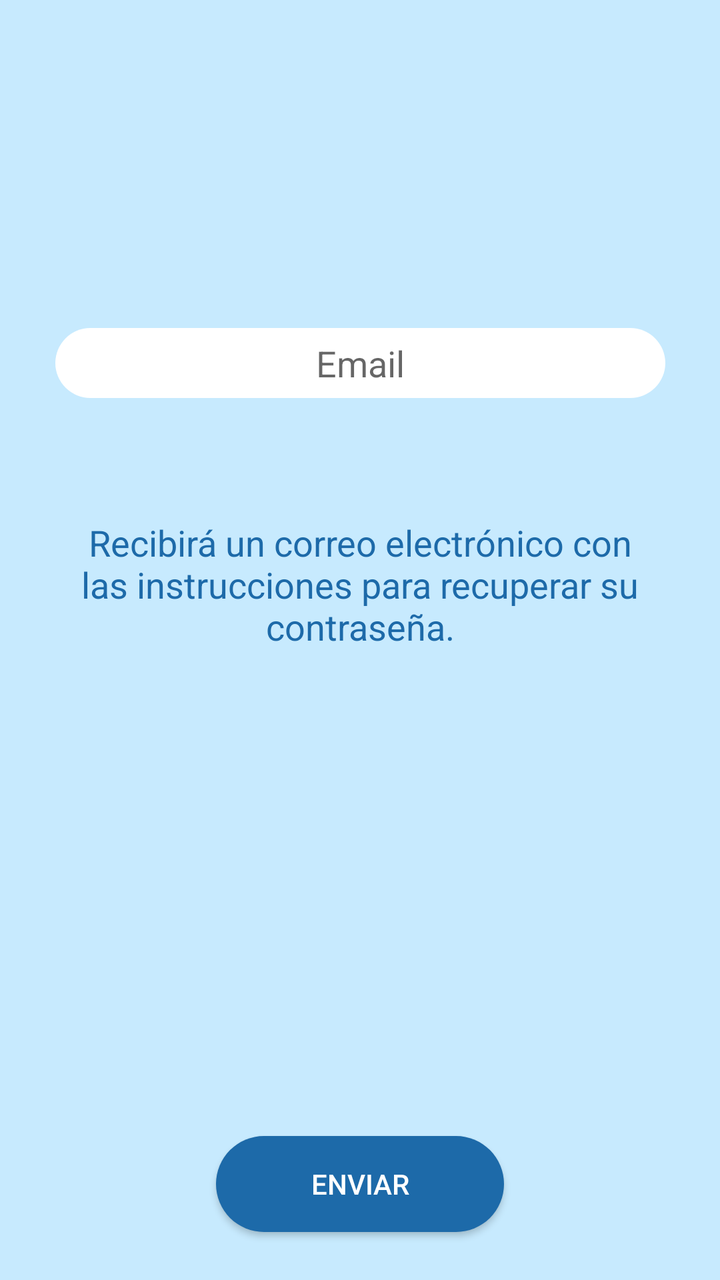
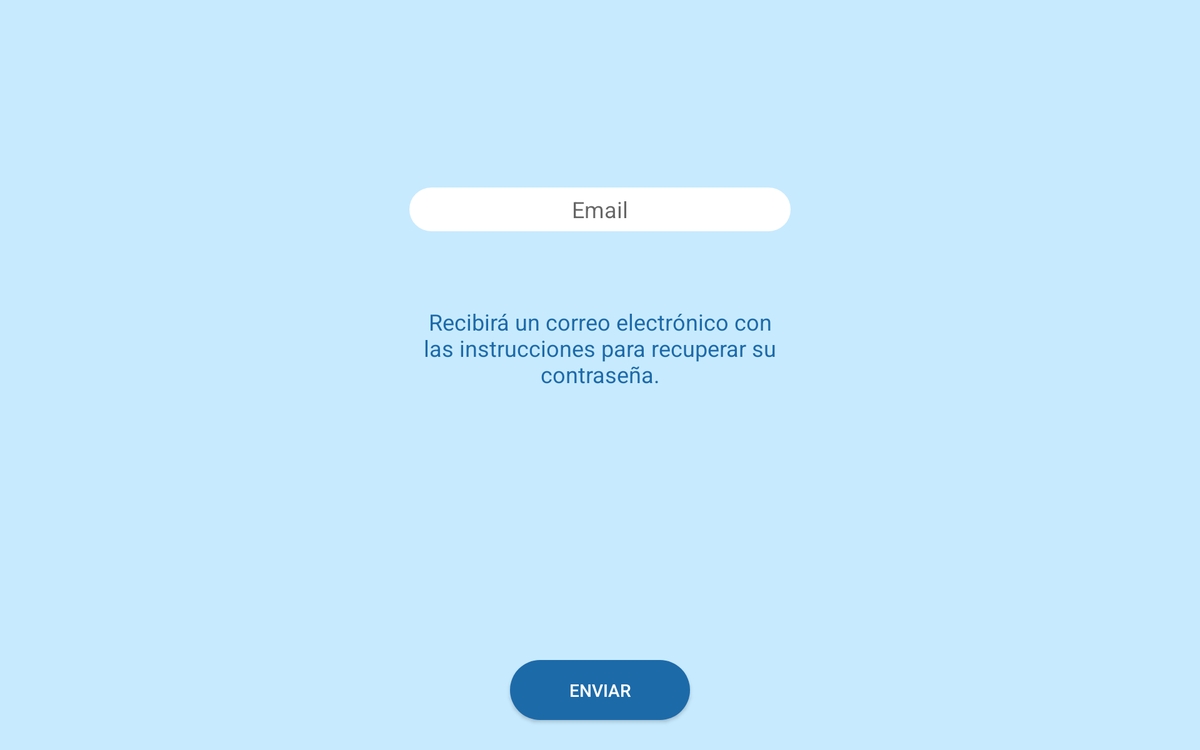

One screen, two layout resources from the same app: the default and the repository's alternative for another configuration. Each is rendered where Android would select it; the XML of both is given below.
<!-- AndroidManifest.xml: application theme AppTheme -->
<!-- res/layout/activity_vista_recuperar_password.xml -->
<?xml version="1.0" encoding="utf-8"?>
<android.support.constraint.ConstraintLayout xmlns:android="http://schemas.android.com/apk/res/android"
    xmlns:app="http://schemas.android.com/apk/res-auto"
    xmlns:tools="http://schemas.android.com/tools"
    android:layout_width="match_parent"
    android:layout_height="match_parent"
    android:background="@color/fondo">

    <EditText
        android:id="@+id/entradaEmail"
        android:layout_width="305dp"
        android:layout_height="35dp"
        android:layout_marginStart="8dp"
        android:layout_marginTop="164dp"
        android:layout_marginEnd="8dp"
        android:background="@drawable/cuadro_texto_redondeado"
        android:ems="10"
        android:hint="@string/email"
        android:inputType="textEmailAddress"
        android:textAlignment="center"
        app:layout_constraintEnd_toEndOf="parent"
        app:layout_constraintHorizontal_bias="0.507"
        app:layout_constraintStart_toStartOf="parent"
        app:layout_constraintTop_toTopOf="parent" />

    <TextView
        android:id="@+id/mensajeRegistro"
        android:layout_width="305dp"
        android:layout_height="86dp"
        android:layout_marginStart="8dp"
        android:layout_marginTop="60dp"
        android:layout_marginEnd="8dp"
        android:text="@string/mensaje_registro"
        android:textAlignment="center"
        android:textColor="@color/letras_principales"
        android:textSize="18sp"
        app:layout_constraintEnd_toEndOf="parent"
        app:layout_constraintStart_toStartOf="parent"
        app:layout_constraintTop_toBottomOf="@+id/entradaEmail" />

    <Button
        android:id="@+id/botonEnviar"
        android:layout_width="144dp"
        android:layout_height="wrap_content"
        android:layout_marginStart="8dp"
        android:layout_marginTop="8dp"
        android:layout_marginEnd="8dp"
        android:layout_marginBottom="24dp"
        android:background="@drawable/boton_redondo"
        android:text="@string/botonEnviar"
        android:textColor="@color/letras"
        app:layout_constraintBottom_toBottomOf="parent"
        app:layout_constraintEnd_toEndOf="parent"
        app:layout_constraintStart_toStartOf="parent"
        app:layout_constraintTop_toBottomOf="@+id/mensajeRegistro"
        app:layout_constraintVertical_bias="1.0" />
</android.support.constraint.ConstraintLayout>
<!-- resources referenced by this layout -->
<resources>
  <color name="fondo">#c7eafe</color>
  <color name="letras">#FFFFFF</color>
  <color name="letras_principales">#1d6aa9</color>
  <!-- drawable boton_redondo (drawable) -->
  <?xml version="1.0" encoding="utf-8"?>
  <shape xmlns:android="http://schemas.android.com/apk/res/android">
      <solid android:color="#1d6aa9"></solid>
      <corners android:radius="30dp"></corners>
  
  </shape>
  <!-- drawable cuadro_texto_redondeado (drawable) -->
  <?xml version="1.0" encoding="utf-8"?>
  <shape xmlns:android="http://schemas.android.com/apk/res/android">
      <corners android:radius="30dp"></corners>
      <solid android:color="#FFFFFF"></solid>
  
  </shape>
  <string name="botonEnviar">Enviar</string>
  
  
      //Mensajes
  <string name="email">Email</string>
  <string name="mensaje_registro">Recibirá un correo electrónico con las instrucciones para recuperar su contraseña.</string>
  
  
      //Texto
  <style name="AppTheme" parent="Theme.AppCompat.Light.DarkActionBar">
          
          <item name="colorPrimary">@color/colorPrimary</item>
          <item name="colorPrimaryDark">@color/colorPrimaryDark</item>
          <item name="colorAccent">@color/colorAccent</item>
  
  
      </style>
  <color name="colorPrimary">#008577</color>
  <color name="colorPrimaryDark">#00574B</color>
  <color name="colorAccent">#D81B60</color>
</resources>
<!-- res/layout-sw600dp-land/activity_vista_recuperar_password.xml (the repository's variant of the layout above) -->
<!-- drawn on a 7-inch tablet turned sideways -->
<?xml version="1.0" encoding="utf-8"?>
<android.support.constraint.ConstraintLayout xmlns:android="http://schemas.android.com/apk/res/android"
    xmlns:app="http://schemas.android.com/apk/res-auto"
    xmlns:tools="http://schemas.android.com/tools"
    android:layout_width="match_parent"
    android:layout_height="match_parent"
    android:background="@color/fondo">

    <EditText
        android:id="@+id/entradaEmail"
        android:layout_width="305dp"
        android:layout_height="35dp"
        android:layout_marginStart="8dp"
        android:layout_marginTop="150dp"
        android:layout_marginEnd="8dp"
        android:layout_marginBottom="8dp"
        android:background="@drawable/cuadro_texto_redondeado"
        android:ems="10"
        android:hint="@string/email"
        android:inputType="textEmailAddress"
        android:textAlignment="center"
        app:layout_constraintBottom_toBottomOf="parent"
        app:layout_constraintEnd_toEndOf="parent"
        app:layout_constraintStart_toStartOf="parent"
        app:layout_constraintTop_toTopOf="parent"
        app:layout_constraintVertical_bias="0.0" />

    <TextView
        android:id="@+id/mensajeRegistro"
        android:layout_width="305dp"
        android:layout_height="86dp"
        android:layout_marginStart="8dp"
        android:layout_marginTop="60dp"
        android:layout_marginEnd="8dp"
        android:text="@string/mensaje_registro"
        android:textAlignment="center"
        android:textColor="@color/letras_principales"
        android:textSize="18sp"
        app:layout_constraintEnd_toEndOf="parent"
        app:layout_constraintStart_toStartOf="parent"
        app:layout_constraintTop_toBottomOf="@+id/entradaEmail" />

    <Button
        android:id="@+id/botonEnviar"
        android:layout_width="144dp"
        android:layout_height="wrap_content"
        android:layout_marginStart="8dp"
        android:layout_marginTop="8dp"
        android:layout_marginEnd="8dp"
        android:layout_marginBottom="24dp"
        android:background="@drawable/boton_redondo"
        android:text="@string/botonEnviar"
        android:textColor="@color/letras"
        app:layout_constraintBottom_toBottomOf="parent"
        app:layout_constraintEnd_toEndOf="parent"
        app:layout_constraintStart_toStartOf="parent"
        app:layout_constraintTop_toBottomOf="@+id/mensajeRegistro"
        app:layout_constraintVertical_bias="1.0" />
</android.support.constraint.ConstraintLayout>
